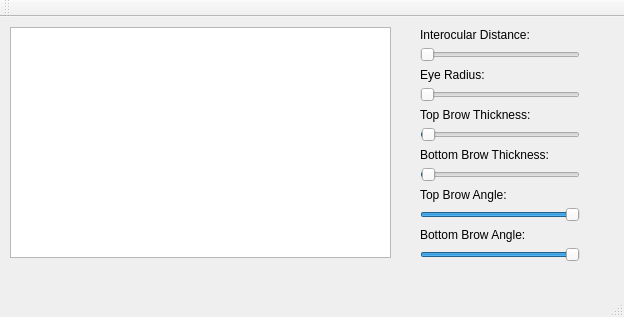
<?xml version="1.0" encoding="UTF-8"?>
<ui version="4.0">
 <class>MainWindow</class>
 <widget class="QMainWindow" name="MainWindow">
  <property name="geometry">
   <rect>
    <x>0</x>
    <y>0</y>
    <width>624</width>
    <height>317</height>
   </rect>
  </property>
  <property name="windowTitle">
   <string>MainWindow</string>
  </property>
  <widget class="QWidget" name="centralWidget">
   <widget class="QGraphicsView" name="graphicsView">
    <property name="geometry">
     <rect>
      <x>10</x>
      <y>10</y>
      <width>381</width>
      <height>231</height>
     </rect>
    </property>
    <property name="verticalScrollBarPolicy">
     <enum>Qt::ScrollBarAlwaysOff</enum>
    </property>
    <property name="horizontalScrollBarPolicy">
     <enum>Qt::ScrollBarAlwaysOff</enum>
    </property>
   </widget>
   <widget class="QSlider" name="interocularDistanceSlider">
    <property name="geometry">
     <rect>
      <x>420</x>
      <y>30</y>
      <width>160</width>
      <height>16</height>
     </rect>
    </property>
    <property name="orientation">
     <enum>Qt::Horizontal</enum>
    </property>
   </widget>
   <widget class="QSlider" name="eyeRadiusSlider">
    <property name="geometry">
     <rect>
      <x>420</x>
      <y>70</y>
      <width>160</width>
      <height>16</height>
     </rect>
    </property>
    <property name="orientation">
     <enum>Qt::Horizontal</enum>
    </property>
   </widget>
   <widget class="QSlider" name="topBrowThicknessSlider">
    <property name="geometry">
     <rect>
      <x>420</x>
      <y>110</y>
      <width>160</width>
      <height>16</height>
     </rect>
    </property>
    <property name="value">
     <number>1</number>
    </property>
    <property name="orientation">
     <enum>Qt::Horizontal</enum>
    </property>
   </widget>
   <widget class="QSlider" name="bottomBrowThicknessSlider">
    <property name="geometry">
     <rect>
      <x>420</x>
      <y>150</y>
      <width>160</width>
      <height>16</height>
     </rect>
    </property>
    <property name="value">
     <number>1</number>
    </property>
    <property name="orientation">
     <enum>Qt::Horizontal</enum>
    </property>
   </widget>
   <widget class="QSlider" name="topBrowAngleSlider">
    <property name="geometry">
     <rect>
      <x>420</x>
      <y>190</y>
      <width>160</width>
      <height>16</height>
     </rect>
    </property>
    <property name="minimum">
     <number>-99</number>
    </property>
    <property name="value">
     <number>99</number>
    </property>
    <property name="orientation">
     <enum>Qt::Horizontal</enum>
    </property>
   </widget>
   <widget class="QSlider" name="bottomBrowAngleSlider">
    <property name="geometry">
     <rect>
      <x>420</x>
      <y>230</y>
      <width>160</width>
      <height>16</height>
     </rect>
    </property>
    <property name="minimum">
     <number>-99</number>
    </property>
    <property name="value">
     <number>99</number>
    </property>
    <property name="orientation">
     <enum>Qt::Horizontal</enum>
    </property>
   </widget>
   <widget class="QLabel" name="interocularDistanceLabel">
    <property name="geometry">
     <rect>
      <x>420</x>
      <y>10</y>
      <width>161</width>
      <height>16</height>
     </rect>
    </property>
    <property name="text">
     <string>Interocular Distance:</string>
    </property>
   </widget>
   <widget class="QLabel" name="eyeRadiusLabel">
    <property name="geometry">
     <rect>
      <x>420</x>
      <y>50</y>
      <width>161</width>
      <height>16</height>
     </rect>
    </property>
    <property name="text">
     <string>Eye Radius:</string>
    </property>
   </widget>
   <widget class="QLabel" name="topBrowThicknessLabel">
    <property name="geometry">
     <rect>
      <x>420</x>
      <y>90</y>
      <width>161</width>
      <height>16</height>
     </rect>
    </property>
    <property name="text">
     <string>Top Brow Thickness:</string>
    </property>
   </widget>
   <widget class="QLabel" name="bottomBrowThicknessLabel">
    <property name="geometry">
     <rect>
      <x>420</x>
      <y>130</y>
      <width>161</width>
      <height>16</height>
     </rect>
    </property>
    <property name="text">
     <string>Bottom Brow Thickness:</string>
    </property>
   </widget>
   <widget class="QLabel" name="topBowAngleLabel">
    <property name="geometry">
     <rect>
      <x>420</x>
      <y>170</y>
      <width>161</width>
      <height>16</height>
     </rect>
    </property>
    <property name="text">
     <string>Top Brow Angle:</string>
    </property>
   </widget>
   <widget class="QLabel" name="bottomBrowAngleLabel">
    <property name="geometry">
     <rect>
      <x>420</x>
      <y>210</y>
      <width>161</width>
      <height>16</height>
     </rect>
    </property>
    <property name="text">
     <string>Bottom Brow Angle:</string>
    </property>
   </widget>
  </widget>
  <widget class="QMenuBar" name="menuBar">
   <property name="geometry">
    <rect>
     <x>0</x>
     <y>0</y>
     <width>624</width>
     <height>22</height>
    </rect>
   </property>
  </widget>
  <widget class="QToolBar" name="mainToolBar">
   <attribute name="toolBarArea">
    <enum>TopToolBarArea</enum>
   </attribute>
   <attribute name="toolBarBreak">
    <bool>false</bool>
   </attribute>
  </widget>
  <widget class="QStatusBar" name="statusBar"/>
 </widget>
 <layoutdefault spacing="6" margin="11"/>
 <resources/>
 <connections/>
</ui>
